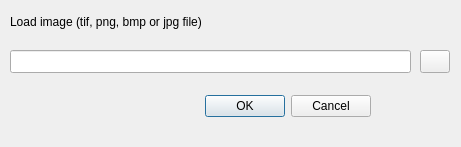
<?xml version="1.0" encoding="UTF-8"?>
<ui version="4.0">
 <class>importImage</class>
 <widget class="QDialog" name="importImage">
  <property name="geometry">
   <rect>
    <x>0</x>
    <y>0</y>
    <width>461</width>
    <height>147</height>
   </rect>
  </property>
  <property name="windowTitle">
   <string>Import Image</string>
  </property>
  <widget class="QDialogButtonBox" name="buttonBox">
   <property name="geometry">
    <rect>
     <x>100</x>
     <y>90</y>
     <width>271</width>
     <height>32</height>
    </rect>
   </property>
   <property name="orientation">
    <enum>Qt::Horizontal</enum>
   </property>
   <property name="standardButtons">
    <set>QDialogButtonBox::Cancel|QDialogButtonBox::Ok</set>
   </property>
  </widget>
  <widget class="QLineEdit" name="lineEdit_fileName">
   <property name="geometry">
    <rect>
     <x>10</x>
     <y>50</y>
     <width>401</width>
     <height>23</height>
    </rect>
   </property>
  </widget>
  <widget class="QPushButton" name="pushButton_selectFile">
   <property name="geometry">
    <rect>
     <x>420</x>
     <y>50</y>
     <width>30</width>
     <height>23</height>
    </rect>
   </property>
   <property name="text">
    <string/>
   </property>
  </widget>
  <widget class="QLabel" name="label_3">
   <property name="geometry">
    <rect>
     <x>10</x>
     <y>10</y>
     <width>321</width>
     <height>23</height>
    </rect>
   </property>
   <property name="text">
    <string>Load image (tif, png, bmp or jpg file)</string>
   </property>
  </widget>
 </widget>
 <tabstops>
  <tabstop>lineEdit_fileName</tabstop>
  <tabstop>pushButton_selectFile</tabstop>
 </tabstops>
 <resources/>
 <connections>
  <connection>
   <sender>buttonBox</sender>
   <signal>accepted()</signal>
   <receiver>importImage</receiver>
   <slot>accept()</slot>
   <hints>
    <hint type="sourcelabel">
     <x>248</x>
     <y>254</y>
    </hint>
    <hint type="destinationlabel">
     <x>157</x>
     <y>274</y>
    </hint>
   </hints>
  </connection>
  <connection>
   <sender>buttonBox</sender>
   <signal>rejected()</signal>
   <receiver>importImage</receiver>
   <slot>reject()</slot>
   <hints>
    <hint type="sourcelabel">
     <x>316</x>
     <y>260</y>
    </hint>
    <hint type="destinationlabel">
     <x>286</x>
     <y>274</y>
    </hint>
   </hints>
  </connection>
 </connections>
</ui>
